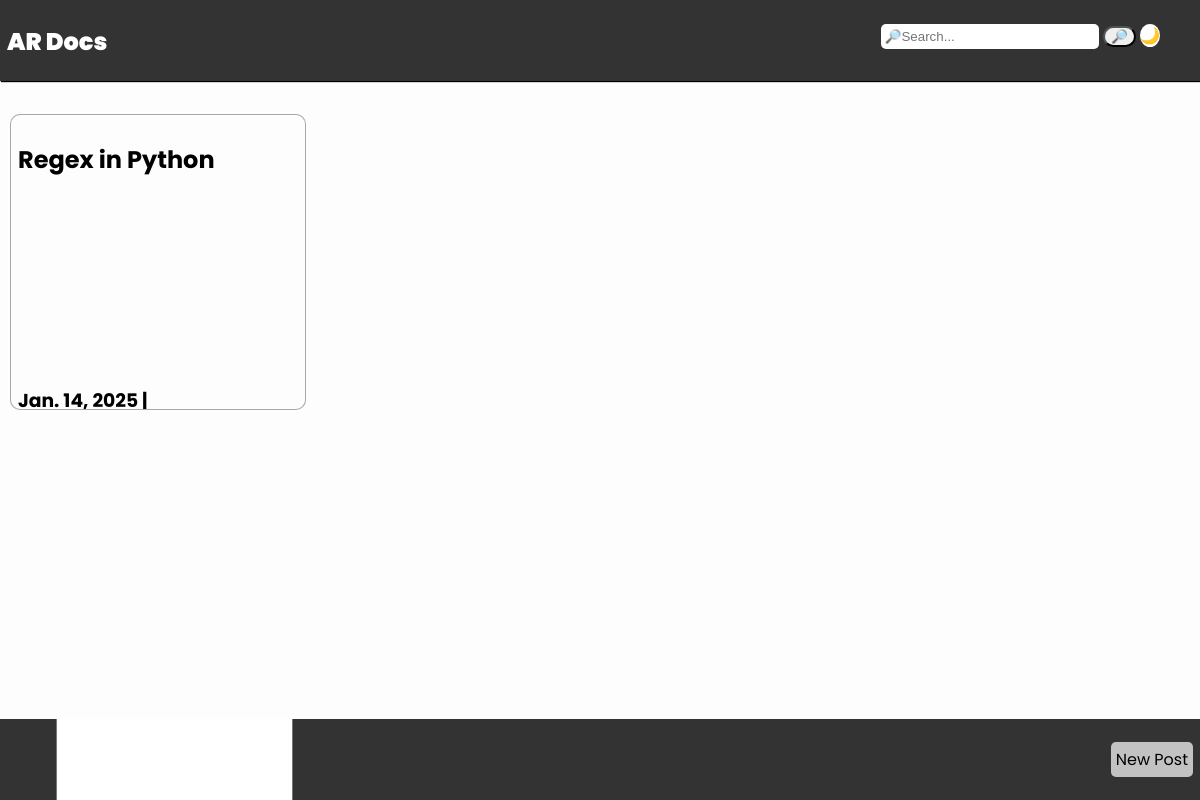
Page /docs/12/ (signed in) on the earlier database version.
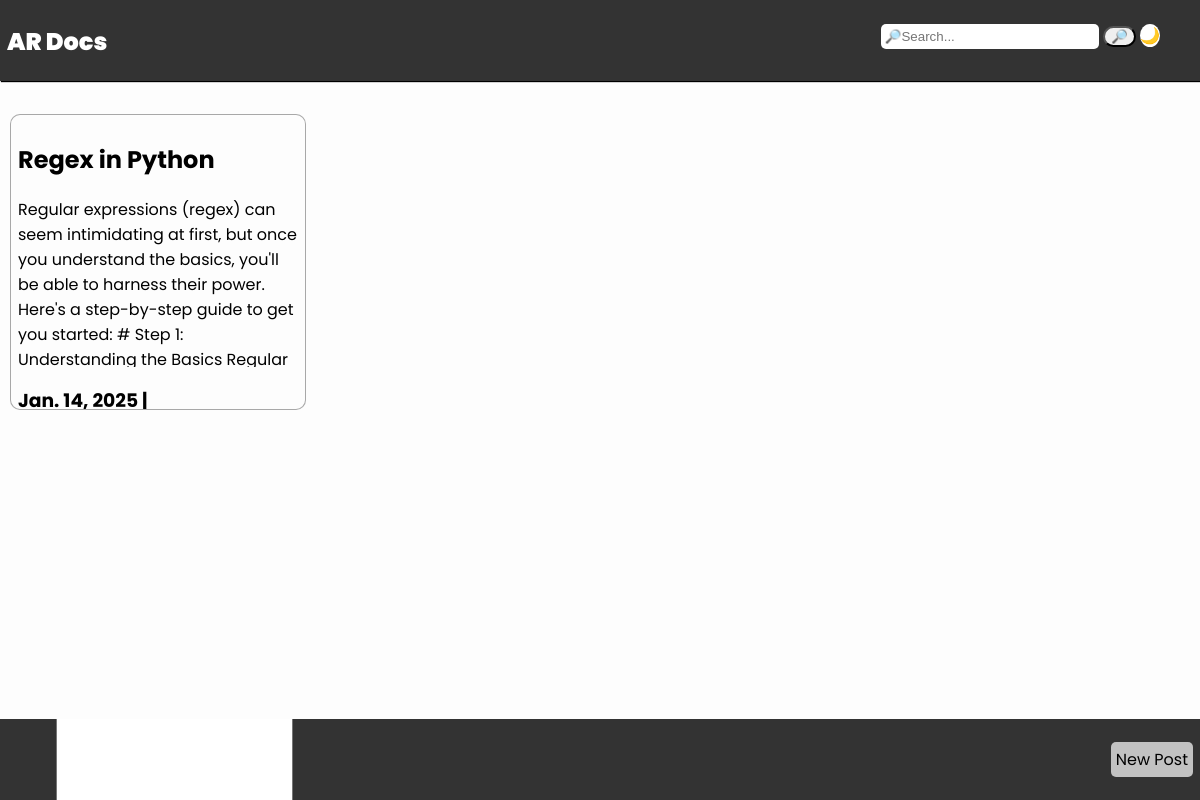
Same page on the later database version.
### documents/models.py (models this page shows, shortened)
class doc(models.Model):
  document = models.ForeignKey(document, on_delete=models.CASCADE, related_name='docs')
  title = models.CharField(max_length=140)
  content = models.TextField(blank=True)
  code = models.TextField(blank=True)
  image = models.ImageField(default='image.png', blank=True,
            validators= [FileExtensionValidator(allowed_extensions= ['gif', 'jpg', 'jpeg', 'png', 'svg'])])
  date = models.DateField(auto_now_add=True)
  datetime= models.DateTimeField(default=timezone.now)

### documents/views.py (the view)
# urls.py: path('docs/<int:pk>/', views.documents_page, name='docs'),
@login_required
def documents_page(request, pk):
  Document = get_object_or_404(document, pk=pk)
  if request.method == 'POST':
    Doc = doc(document=Document, title=request.POST['title'], content=request.POST['content'], code=request.POST['code'], image=request.POST['image'])
    Doc.save()
    return redirect('docs', pk=pk)
  Docs = Document.docs.all()
  form = DocForm()
  return render(request=request, template_name='pages/docs.html', context={'Document': Document, 'Docs': Docs, 'form': form})

### documents/forms.py
class DocForm(forms.ModelForm):
  class Meta:
    model = doc
    fields = ['title', 'content', 'code', 'image']

### templates/pages/docs.html (shortened to what this page needs)
{% extends "pages/layout.html" %}
{% block navbar %}
<header>
  <nav class="navbar dark">
    <div class="logo">AR Docs
    </div>
    <ul class="menu">
      <li>
        <form action="{% url "search_result" %}" method="post">
          <input type="text" class="search" placeholder="🔎Search..." name="search_input" >
            <button type="submit" style="border-radius: 50px;
            cursor: pointer;">🔎</button>
          <span class="search button theme">🌙</span>
        </form>
      </li>
    </ul>
  </nav>
</header>
{% endblock navbar %}
{% block section %}
  <section class="page">
    {% for Doc in Docs %}
    <a href="{% url "document" Doc.pk Document.pk %}" style="text-decoration: none;">
      <div class="doc">
        <h1>{{Doc.title}}</h1>
        <p>{{Doc.content}}</p>
        <h3>{{Doc.date}} | {{Docs.datetime}}</h3>
      </div>
    </a>
    {% endfor %}
  </section>
{% endblock section %}
{% block footer %}
  <footer>
    <nav class="footer load">
      <form action="{% url "docs" Document.pk %}" method="post">
        {{form}}
      </form>
      <p>New Post</p>
    </nav>
  </footer>
{% endblock footer %}

### templates/pages/layout.html (shortened to what this page needs)
<!DOCTYPE html>
<html lang="en">
<head>
</head>
<body class="body">
  {% block navbar %}{% endblock navbar %}
  <a href="{% url "logout" %}"><p class="logout">logout</p></a>
  <a href="{% url "home" %}"><p class="logout home">Home</p></a>
  {% block section %}{% endblock section %}
  {% if request.user.is_superuser %}
    {% block footer %}{% endblock footer %}
  {% endif %}
</body>
</html>

### templates/pages/docs.html (style rules this page uses)
:root { --light: #fdfdfd; --dark: #333; --lighttext: #fff; --darktext: #000; --darkborder: #00000056; --lightborder: #ffffff56; --darknav: #c2c2c2; }
body { background-color: var(--light); height: 100%; font-family: Poppins; margin: 0; transition: .7s; }
.navbar { background-color: var(--dark); color: var(--lighttext); display: flex; justify-content: space-between; padding: 7px; margin: auto; position: fixed; top: 0; left: 0; min-width: 99vw; box-shadow: 1px 1px 1px var(--darktext); z-index: 1000; overflow: hidden; transition: .8s; }
.navbar .logo { font-size: 1.5rem; font-weight: 900; padding-top: 7px; max-height: 60px; transform: translateY(10px); animation: moveUpDown 14s ease-in-out infinite; }
.navbar .menu li { list-style: none; margin-right: 35px; }
.navbar .menu li .search { width: 210px; height: 19px; border-radius: 5px; border-color: light-dark(transparent, transparent); background-color: var(--lighttext); color: var(--darktext); transition: .9s; }
.navbar .menu li .search.button { border-radius: 50%; cursor: pointer; }
.page { height: 100%; width: 100%; padding: 90px 10px; display: grid; grid-template-columns: repeat(auto-fill, minmax(280px, 1fr)); grid-gap: 10px; }
.page .doc { max-width: 280px; min-width: 280px; max-height: 280px; min-height: 280px; overflow: hidden; border: 1px solid var(--darkborder); color: var(--darktext); padding: 7px; border-radius: 10px; cursor: pointer; transition: .7s; background-color: var(--light); }
.page .doc h1 { max-width: 100%; min-width: 100%; max-height: 35px; min-height: 35px; overflow: hidden; }
.page .doc p { max-width: 100%; min-width: 100%; max-height: 170px; min-height: 170px; overflow: hidden; }
.page .doc h3 { max-width: 100%; min-width: 100%; max-height: 45px; min-height: 45px; overflow: hidden; }
.footer { right: 0; bottom: 0; background-color: var(--dark); color: var(--lighttext); display: flex; justify-content: space-between; padding: 7px; margin: auto; position: fixed; min-width: 99vw; box-shadow: 1px 1px 1px var(--darktext); z-index: 1000; overflow: hidden; transition: .8s; overflow: scroll; }
.footer form { height: 500px; }
.footer form { height: 300px; }
.footer form textarea { width: 231px; height: 198px; }
.footer p { cursor: pointer; }
.footer.load form { height: 49px; transform: translateY(-280px); }
.footer.load p { background-color: var(--darknav); color: var(--darktext); padding: 5px; border-radius: 5px; cursor: pointer; }

### templates/pages/layout.html (style rules this page uses)
.page { padding: 114px 10px; }
.logout { background-color: var(--darknav); border-radius: 5px; padding: 7px; width: fit-content; position: absolute; top: 84px; right: 10px; transform: translateY(-70px); transition: 1s; cursor: pointer; color: var(--darktext); }
.logout.home { left: 10px; }

Differences in the rows shown:
changed doc "Regex in Python…": content (not shown) → "Regular expressions (regex) can seem intimidating at first, but once you understand the basics, you'll be able to harness their power. Here's a step-by-step guide to get you started: # Step 1: Understanding the Basics Regular…"
